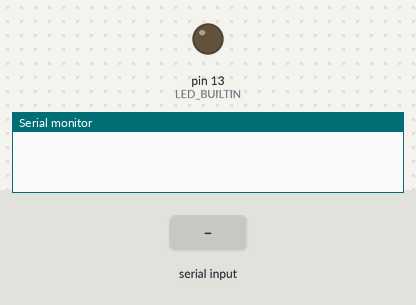
Bench run of a sketch on a simulated Arduino Uno, built with avr-gcc and run on an emulated ATmega328P. Shown: output pins drawn as LEDs (lit = HIGH), the last lines printed to the serial monitor. The test bench sets the inputs (shaded band).

Above: at 1.2 s.
1.3 s: "S" received over Serial
At 2.4 s:
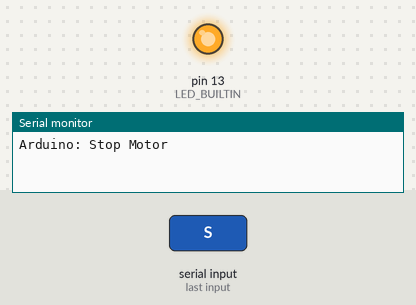
Timing chart, 0 to 4.3 s (numbered marks = the images above; inputs shaded):
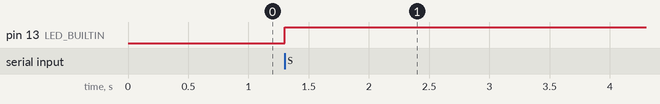

The sketch:

Serial.ino
```cpp
char cmd;

void setup() {
  // put your setup code here, to run once:
  Serial.begin(9600);
  pinMode(LED_BUILTIN, OUTPUT);
}

void loop() {
  // put your main code here, to run repeatedly:
  if(Serial.available()){
    cmd = Serial.read();

    if(cmd=='S'){
      Serial.println("Arduino: Stop Motor");
      digitalWrite(LED_BUILTIN, HIGH);
      delay(1000);
    }
  }
}
```

Measured:
- after the input at 1.3 s, pin 13 (LED_BUILTIN): LOW → HIGH at once
